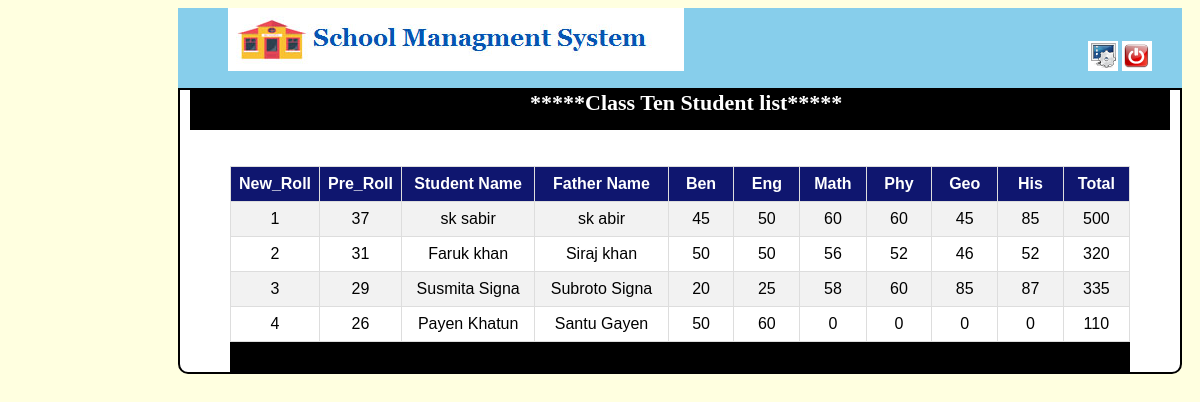
Screenshot of /result_show_ten.php with the database file from the repository.
### tables this page shows
CREATE TABLE `result_ten` (
  `id` varchar(10) NOT NULL,
  `sname` varchar(100) NOT NULL,
  `dob` varchar(100) NOT NULL,
  `fname` varchar(100) NOT NULL,
  `bengali` int(10) NOT NULL,
  `english` int(10) NOT NULL,
  `math` int(10) NOT NULL,
  `phy` int(10) NOT NULL,
  `geo` int(10) NOT NULL,
  `his` int(10) NOT NULL,
  `total` int(10) NOT NULL
);

### result_show_ten.php (the view, shortened to what this page needs)
<!DOCTYPE html>
<html>
<head>
</head>
<body bgcolor="lightyellow">
	<div class="header_left">
		<a href="result_select.php"><img src="headeta.png" class="header_img"></a>
		      <a href="change_pass.php" class="header_right"><img src="sett.png" ></a>
		<a href="logout.php"><img src="logout.png"></a>
	</div>
    <div class="body">
    	<div class="menu">
    		      <b class="header_text">  *****Class Ten Student list*****</b>
    	</div>  <br><br>
            <div class="form">
<div class="fm">
<table id="customers">
  <tr>
    <th style="width: 50px;">New_Roll</th>
    <th style="width: 50px;">Pre_Roll</th>
    <th style="width: 120px;">Student Name</th>
    <th style="width: 120px;">Father Name</th>
    <th style="width: 50px;">Ben</th>
    <th style="width: 50px;">Eng</th>
    <th style="width: 50px;">Math</th>
    <th style="width: 50px;">Phy</th>
    <th style="width: 50px;">Geo</th>
    <th style="width: 50px;">His</th>
    <th style="width: 50px;">Total</th>
  </tr>
  <?php
include "connection.php";
$qer=mysqli_query($conn,"select * from result_ten ");
$c='1';
while($res=mysqli_fetch_assoc($qer))
{
?>
  <tr>
    <td class="tdh"><?php echo $c++; ?></td>
    <td class="tdh"><?php echo $res['id'];  ?></td>
    <td class="tdh"><?php echo $res['sname'];  ?></td>
    <td class="tdh"><?php echo $res['fname'];  ?></td>
      <td class="tdh"><?php echo $res['bengali'];  ?></td>
        <td class="tdh"><?php echo $res['english'];  ?></td>
          <td class="tdh"><?php echo $res['math'];  ?></td>
            <td class="tdh"><?php echo $res['phy'];  ?></td>
              <td class="tdh"><?php echo $res['geo'];  ?></td>
                <td class="tdh"><?php echo $res['his'];  ?></td>
                  <td class="tdh"><?php echo $res['total'];  ?></td>
  </tr>
   <?php } ?>
</table>
  </div>
   <div class="admin"></div>
</div>
         </div>
</body>
</html>

### result_show_ten.php (style rules this page uses)
.header_left { height: 80px; width: 1004px; background-color: skyblue; margin-left: 170px; }
.header_img { margin-left: 50px; }
.header_right { margin-left: 400px; }
.body { width: 1000px; margin-left: 170px; border: 2px solid black; border-left: 2px solid black; border-right: 2px solid black; background-color: white; border-bottom-left-radius: 10px; border-bottom-right-radius: 10px; }
.menu { background-color: black; height: 40px; width: 980px; margin-left: 10px; }
.header_text { color: white; font-size: 22px; margin-left: 340px; }
.form { margin-left: 50px; }
b { font-size: 20px; font-weight: bold; color: blue; margin-left:30px; }
#customers { font-family: "Trebuchet MS", Arial, Helvetica, sans-serif; border-collapse: collapse; width: 100%; }
#customers td, #customers th { border: 1px solid #ddd; padding: 8px; }
#customers tr:nth-child(even) { background-color: #f2f2f2; }
#customers th { padding-top: 8px; padding-bottom: 8px; text-align: center; background-color: #0f166f; color: white; }
.fm { width: 900px; margin-left: 0px; }
.tdh { text-align: center; }
.admin { height: 30px; width: 900px; background: black; margin-left: 0px; color: white; font-size: 20px; text-align: center; }

### rows the page displays
result_ten: id "37", sname "sk sabir", fname "sk abir", bengali "45", english "50", math "60", phy "60", geo "45", his "85", total "500"
result_ten: id "31", sname "Faruk khan", fname "Siraj khan", bengali "50", english "50", math "56", phy "52", geo "46", his "52", total "320"
result_ten: id "29", sname "Susmita Signa", fname "Subroto Signa", bengali "20", english "25", math "58", phy "60", geo "85", his "87", total "335"
result_ten: id "26", sname "Payen Khatun", fname "Santu Gayen", bengali "50", english "60", math "0", phy "0", geo "0", his "0", total "110"
